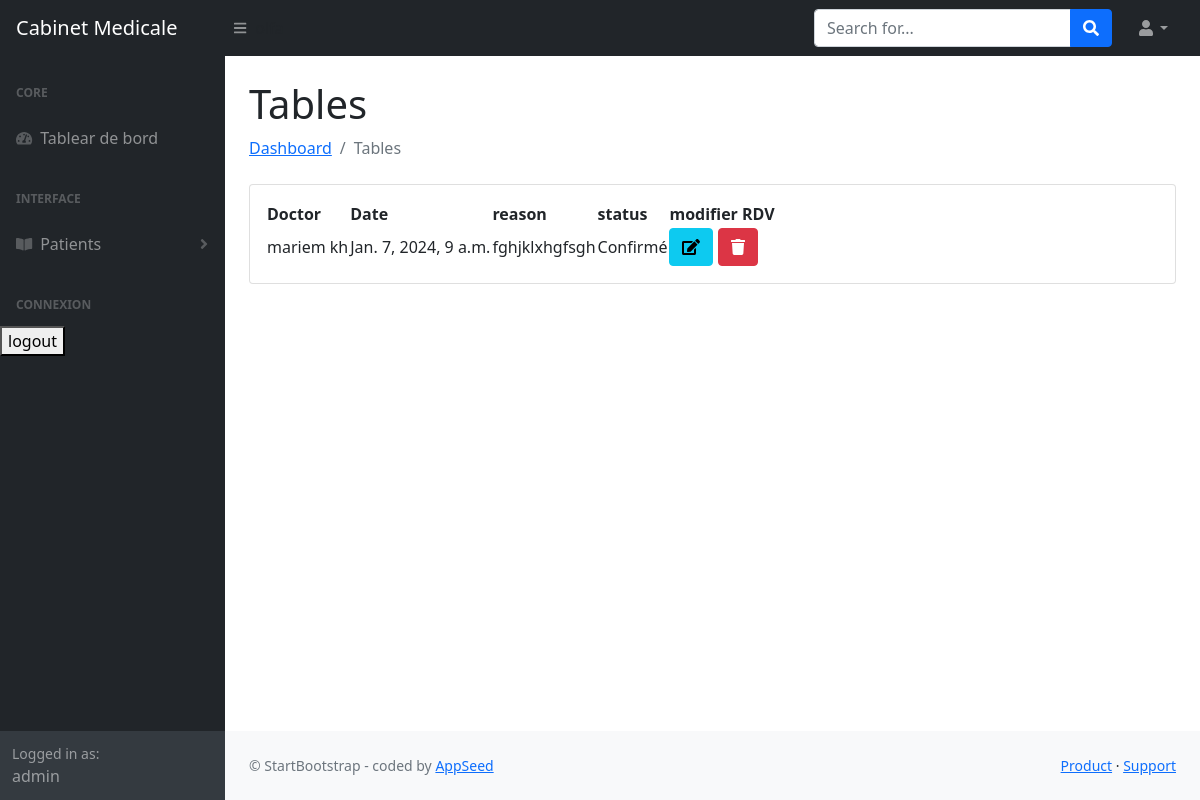
Screenshot of /patients/patient/5/appointments/ (signed in) with the database file from the repository.
### appointments/models.py (models this page shows, shortened)
class Appointment(models.Model):
    class Status(models.TextChoices):
        CONFIRME = 'Confirmé'
        ANNULE = 'Annulé'
        EN_ATTENTE = 'En attente'
    doctor = models.ForeignKey(Doctor, on_delete=models.CASCADE)
    patient = models.ForeignKey(Patient, on_delete=models.CASCADE, related_name= 'appointment_set')
    date = models.DateTimeField()
    reason = models.TextField()
    status = models.CharField(
        max_length=20,
        choices=Status.choices,
        default=Status.EN_ATTENTE)
    objects = models.Manager()  # Le gestionnaire par défaut
    confirmed_appointments = ConfirmedAppointmentManager()  # Gestionnaire personnalisé pour les rendez-vous confirmés

### doctors/models.py (models this page shows)
class Doctor(models.Model):
    firstName = models.CharField(max_length=100)
    lastName = models.CharField(max_length=100)
    specialization = models.CharField(max_length=100)
    contact_info = models.CharField(max_length=100)
    adresse = models.CharField(max_length=100)
    def __str__(self):
        return f"{self.firstName} {self.lastName}"

### patients/views.py (the view)
# urls.py: path('patient/<int:patient_id>/appointments/', views.patient_appointments, name='patient_appointments'),
def patient_appointments(request, patient_id):
    patient = Patient.objects.get(pk=patient_id)
    appointments = Appointment.confirmed_appointments.filter(patient=patient)
    return render(request, 'patients/liste.html', context={'patient': patient, 'appointments': appointments})

### appointments/models.py (called while the page is built)
    def get_queryset(self):
        return super().get_queryset().filter(status='Confirmé')

### patients/templates/patients/liste.html (shortened to what this page needs)
{% extends "layouts/base.html" %}
{% block content %}
    <main>
        <div class="container-fluid px-4">
            <h1 class="mt-4">Tables</h1>
            <ol class="breadcrumb mb-4">
                <li class="breadcrumb-item"><a href="{% url 'main-view' %}">Dashboard</a></li>
                <li class="breadcrumb-item active">Tables</li>
            </ol>
            <div class="card mb-4">
                <div class="card-body">
                    <table id="datatablesSimple">
                        <thead>
                            <tr>
                                <th>Doctor</th>
                                <th>Date</th>
                                <th>reason</th>
                                <th>status</th>
                                <th>modifier RDV</th>
                            </tr>
                        </thead>
                        <tbody>
                            {% for p in appointments %}
                            <tr>
                                <td>{{p.doctor}}</td>
                                <td>{{p.date}}</td>
                                <td>{{p.reason}}</td>
                                <td>{{p.status}}</td>
                                <td>
                                    <a href="{% url 'update-appointment' p.id %}" class="btn btn-info"><i class="fas fa-edit"></i></a>
                                    <a href="{% url 'delete-appointment' p.id %}" class="btn btn-danger"><i class="fas fa-trash"></i></a>
                                </td>
                            </tr>
                            {% endfor %}
                        </tbody>
                    </table>
                </div>
            </div>
        </div>
    </main>
{% endblock content %}

### patients/templates/includes/sidebar.html (shortened to what this page needs)
<nav class="sb-sidenav accordion sb-sidenav-dark" id="sidenavAccordion">
    <div class="sb-sidenav-menu">
        <div class="nav">
            <div class="sb-sidenav-menu-heading">Core</div>
            <a class="nav-link {% if 'index' in segment %} active {% endif %}" href="{% url 'main-view' %}">
                <div class="sb-nav-link-icon"><i class="fas fa-tachometer-alt"></i></div>
                Tablear de bord
            </a>
            <div class="sb-sidenav-menu-heading">Interface</div>
            <a class="nav-link collapsed" href="#" data-bs-toggle="collapse" data-bs-target="#collapsePages" aria-expanded="false" aria-controls="collapsePages">
                <div class="sb-nav-link-icon"><i class="fas fa-book-open"></i></div>
                Patients
                <div class="sb-sidenav-collapse-arrow"><i class="fas fa-angle-down"></i></div>
            </a>
            <div class="sb-sidenav-menu-heading">Connexion</div>
            {%if user.is_authenticated %}
            <form method="post" action="{% url 'logout' %}">
    <button type="submit">logout</button>
</form>
{% endif %}
        </div>
    </div>
     {%if user.is_authenticated %}
    <div class="sb-sidenav-footer">
        <div class="small">Logged in as:</div>
        {{ request.user.username }}
    </div>
{% endif %}
</nav>

### rows the page displays
Appointment: doctor "mariem kh", date "Jan. 7, 2024, 9 a.m.", reason "fghjklxhgfsgh", status "Confirmé"

### other values shown
{{ request.user.username }} "admin"
